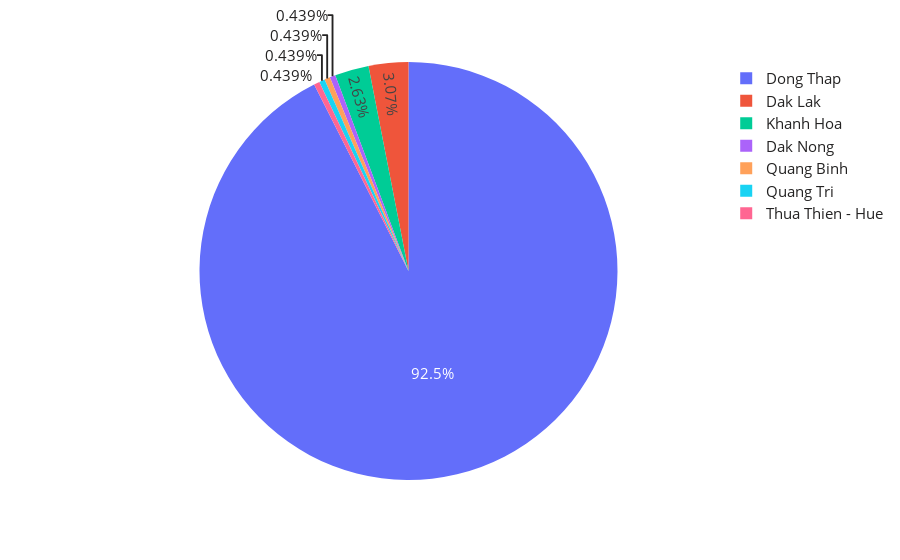

Here is the notebook cell this chart was saved with:
### Code cell
fig = px.pie( values=virus_common.groupby(['CentrallyCity']).size().values,names=virus_common.groupby(['CentrallyCity']).size().index)
fig.update_layout(
    font=dict(
        size=15,
        color="#242323"
    )
    )   
    
py.iplot(fig)

### Figure 1 — Plotly figure (JSON) as saved in the notebook; plotly's stock layout.template omitted (floating-point values rounded to 4 significant figures)
{"data": [{"domain": {"x": [0, 1], "y": [0, 1]}, "hovertemplate": "label=%{label}<br>value=%{value}<extra></extra>", "labels": ["Dak Lak", "Dak Nong", "Dong Thap", "Khanh Hoa", "Quang Binh", "Quang Tri", "Thua Thien - Hue"], "legendgroup": "", "name": "", "showlegend": true, "type": "pie", "values": [7, 1, 211, 6, 1, 1, 1]}], "layout": {"font": {"color": "#242323", "size": 15}, "legend": {"tracegroupgap": 0}, "margin": {"t": 60}}}
